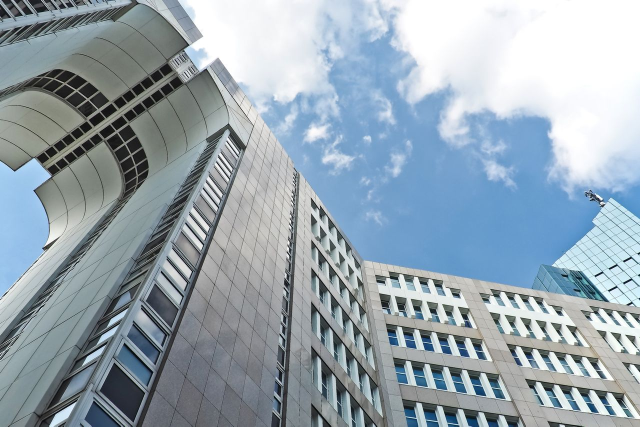
#> input picture _novas_fotos_raw_lote4/artigo-como-conseguir-credito-para-a-empresa.jpg, 1280 x 853 px, found by its file name (shown at 1/2 size)
$ python _process_lote4.py
#> lines starting #> are read from the running program, lines starting #| are printed output that depends on the picture
import os
from PIL import Image

SRC = "/tmp/work/site/acropole-capital/_novas_fotos_raw_lote4"
DST = "/tmp/work/site/acropole-capital/src/static/assets/img/conteudos"

MAIN_W, MAIN_H = 720, 480   # 3:2, mesmo padrão dos artigos já existentes
THUMB = 216                  # quadrado, para os cards de "relacionados"

jobs = [
    ("artigo-como-conseguir-credito-para-a-empresa.jpg", "como-conseguir-credito-para-a-empresa"),
    ("artigo-como-calcular-necessidade-de-capital-de-giro.jpg", "como-calcular-necessidade-de-capital-de-giro"),
    ("artigo-documentos-para-solicitar-credito-empresarial.jpg", "documentos-para-solicitar-credito-empresarial"),
    ("artigo-pronampe-quem-pode-solicitar.png", "pronampe-quem-pode-solicitar"),
    ("artigo-procred-360-publico-e-documentos.png", "procred-360-publico-e-documentos"),
    ("artigo-garantia-para-credito-empresarial.jpg", "garantia-para-credito-empresarial"),
    ("artigo-bndes-para-empresas-como-funciona.webp", "bndes-para-empresas-como-funciona"),
    ("artigo-fgi-tradicional-x-fgi-peac.jpg", "fgi-tradicional-x-fgi-peac"),
    ("artigo-capital-de-giro-pronampe-procred-360-ou-bndes.png", "capital-de-giro-pronampe-procred-360-ou-bndes"),
    ("artigo-pedido-de-credito-negado-o-que-fazer.jpg", "pedido-de-credito-negado-o-que-fazer"),
    ("artigo-como-comparar-credito-empresarial-pelo-cet.jpg", "como-comparar-credito-empresarial-pelo-cet"),
    ("artigo-linhas-bndes-capital-de-giro-finame-cartao.png", "linhas-bndes-capital-de-giro-finame-cartao"),
]


def crop_to_ratio(im, target_ratio):
    w, h = im.size
    cur_ratio = w / h
    if cur_ratio > target_ratio:
        new_w = round(h * target_ratio)
        left = (w - new_w) // 2
        return im.crop((left, 0, left + new_w, h))
    else:
        new_h = round(w / target_ratio)
        top = (h - new_h) // 2
        return im.crop((0, top, w, top + new_h))


for src_name, slug in jobs:
    src_path = os.path.join(SRC, src_name)
    im = Image.open(src_path).convert("RGB")
#> im is the input picture: PIL image 1280x853 RGB; mean R, G, B 151.3, 165.9, 176.3

    main = crop_to_ratio(im, MAIN_W / MAIN_H).resize((MAIN_W, MAIN_H), Image.LANCZOS)
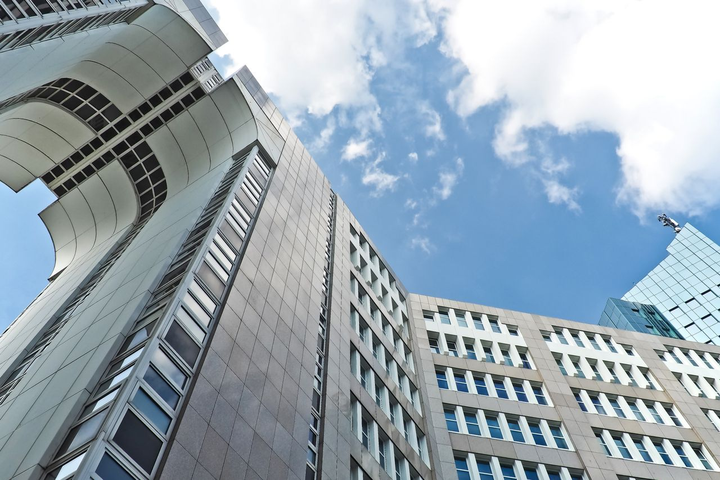
#> main: PIL image 720x480 RGB; mean R, G, B 151.3, 165.9, 176.3
    main_path = os.path.join(DST, slug + ".jpg")
    main.save(main_path, "JPEG", quality=85, optimize=True)

    thumb = crop_to_ratio(im, 1.0).resize((THUMB, THUMB), Image.LANCZOS)
#> call 2 of crop_to_ratio, with target_ratio = 1
#> in crop_to_ratio (call 2), `return im.crop((left, 0, left + new_w, h))`:
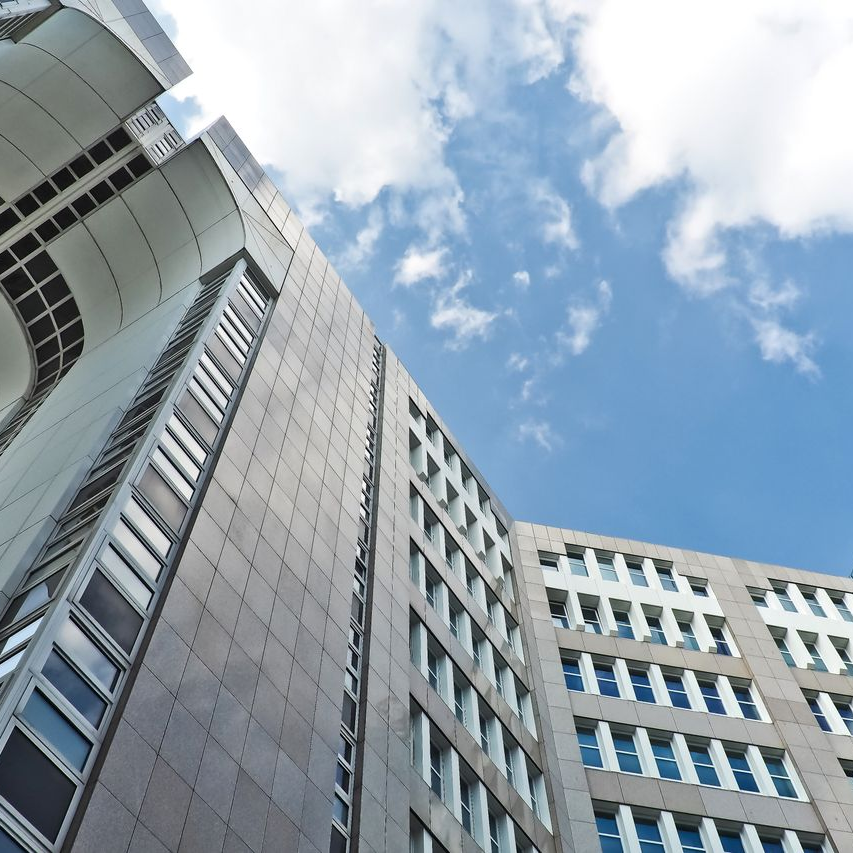
#> returned value: PIL image 853x853 RGB; mean R, G, B 147.5, 162.2, 174.1
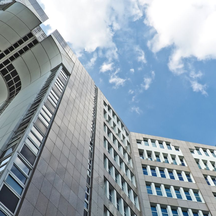
#> thumb: PIL image 216x216 RGB; mean R, G, B 147.5, 162.2, 174
    thumb_path = os.path.join(DST, slug + "-thumb.jpg")
    thumb.save(thumb_path, "JPEG", quality=85, optimize=True)

    print(slug, os.path.getsize(main_path), "+", os.path.getsize(thumb_path), "bytes")
#> pass 2 of the loop `for src_name, slug in jobs:`:
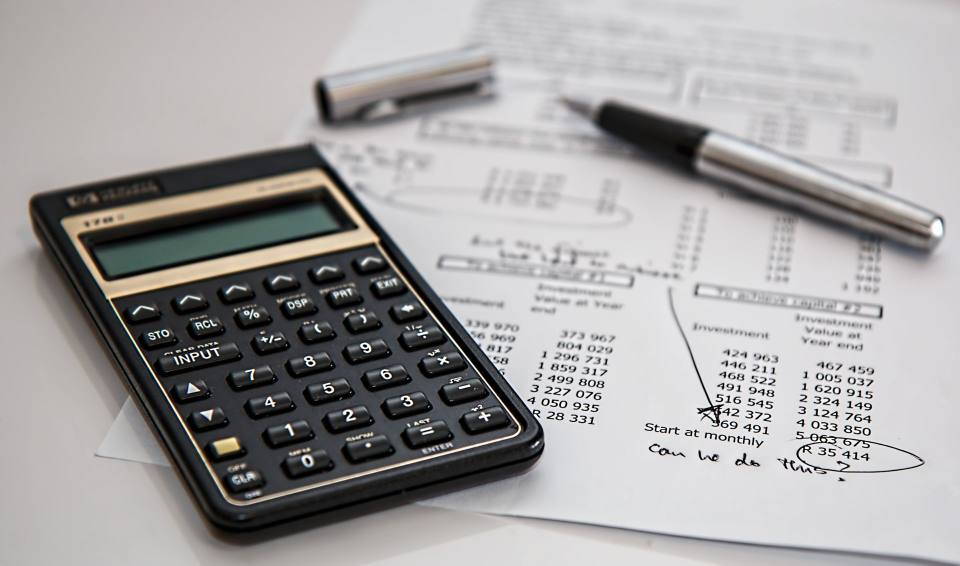
#> input picture _novas_fotos_raw_lote4/artigo-como-calcular-necessidade-de-capital-de-giro.jpg, 1920 x 1131 px, found by its file name (shown at 1/2 size)
#> im is the input picture: PIL image 1920x1131 RGB; mean R, G, B 163.6, 161.8, 161.7
#> `main = crop_to_ratio(im, MAIN_W / MAIN_H).resize((MAIN_W, MAIN_H), Ima..`:
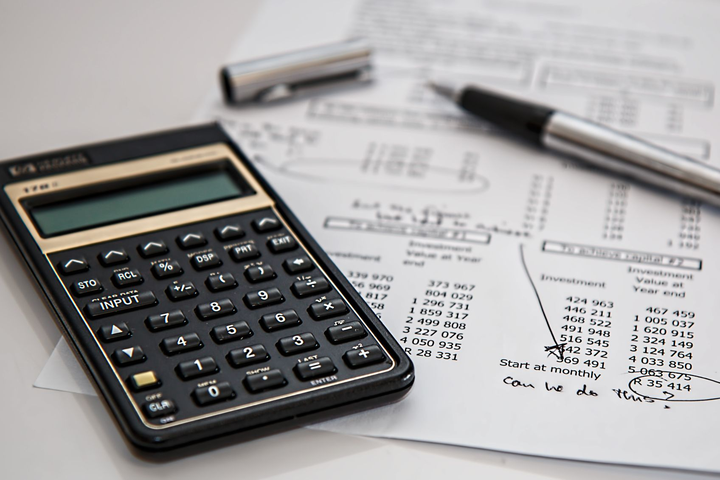
#> main: PIL image 720x480 RGB; mean R, G, B 160.1, 158.6, 158.5
#> `thumb = crop_to_ratio(im, 1.0).resize((THUMB, THUMB), Image.LANCZOS)`:
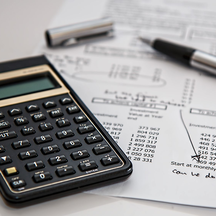
#> thumb: PIL image 216x216 RGB; mean R, G, B 156.5, 155.4, 155.8
#> pass 3 of the loop `for src_name, slug in jobs:`:
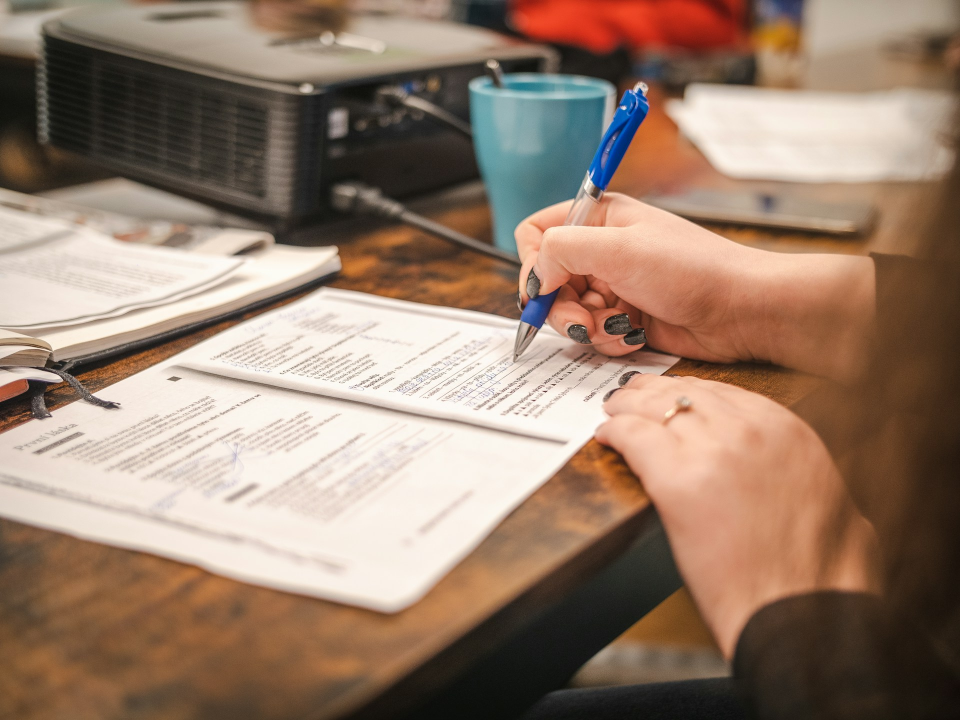
#> input picture _novas_fotos_raw_lote4/artigo-documentos-para-solicitar-credito-empresarial.jpg, 1920 x 1440 px, found by its file name (shown at 1/2 size)
#> im is the input picture: PIL image 1920x1440 RGB; mean R, G, B 150.6, 125.7, 108.4
#> `main = crop_to_ratio(im, MAIN_W / MAIN_H).resize((MAIN_W, MAIN_H), Ima..`:
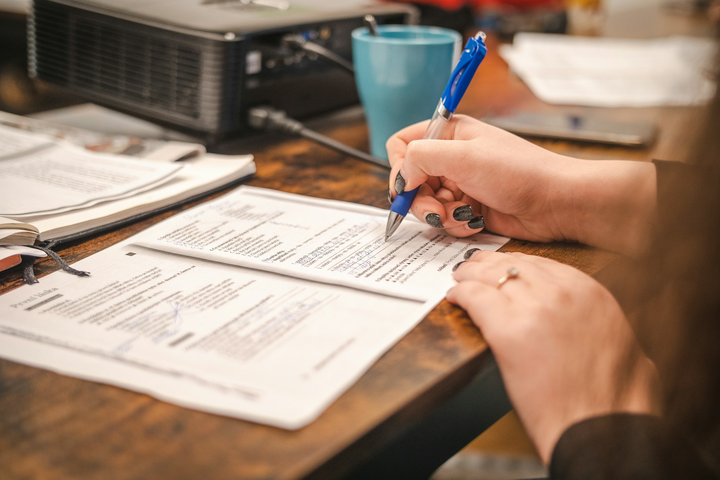
#> main: PIL image 720x480 RGB; mean R, G, B 155.7, 131.5, 114
#> `thumb = crop_to_ratio(im, 1.0).resize((THUMB, THUMB), Image.LANCZOS)`:
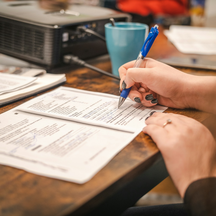
#> thumb: PIL image 216x216 RGB; mean R, G, B 158.2, 132.5, 115.7
#> (the run stopped early here; a loop or call above may not have finished)
